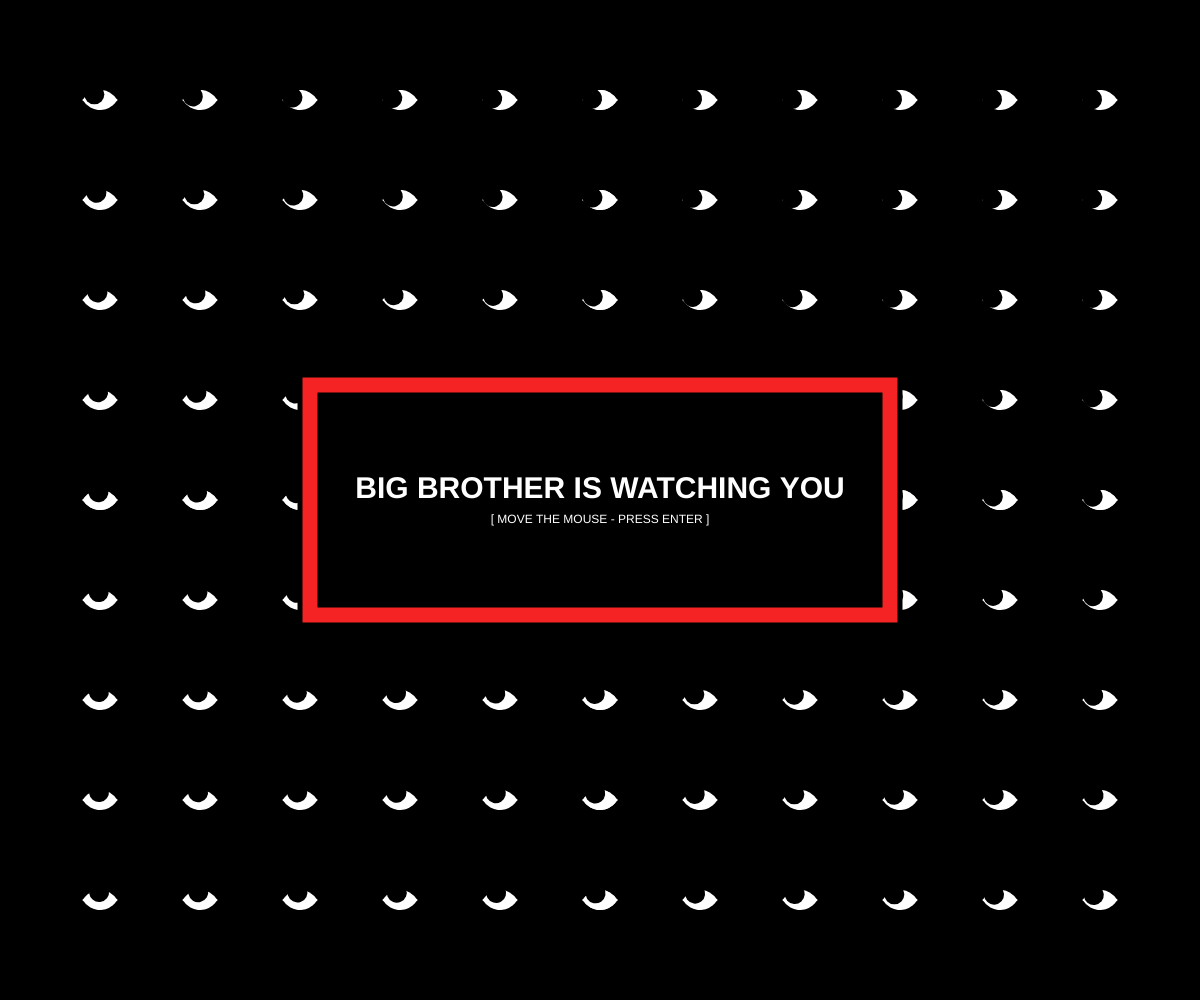
Frame 1 (no input)
Frame 60 (no input): identical to frame 1, image omitted
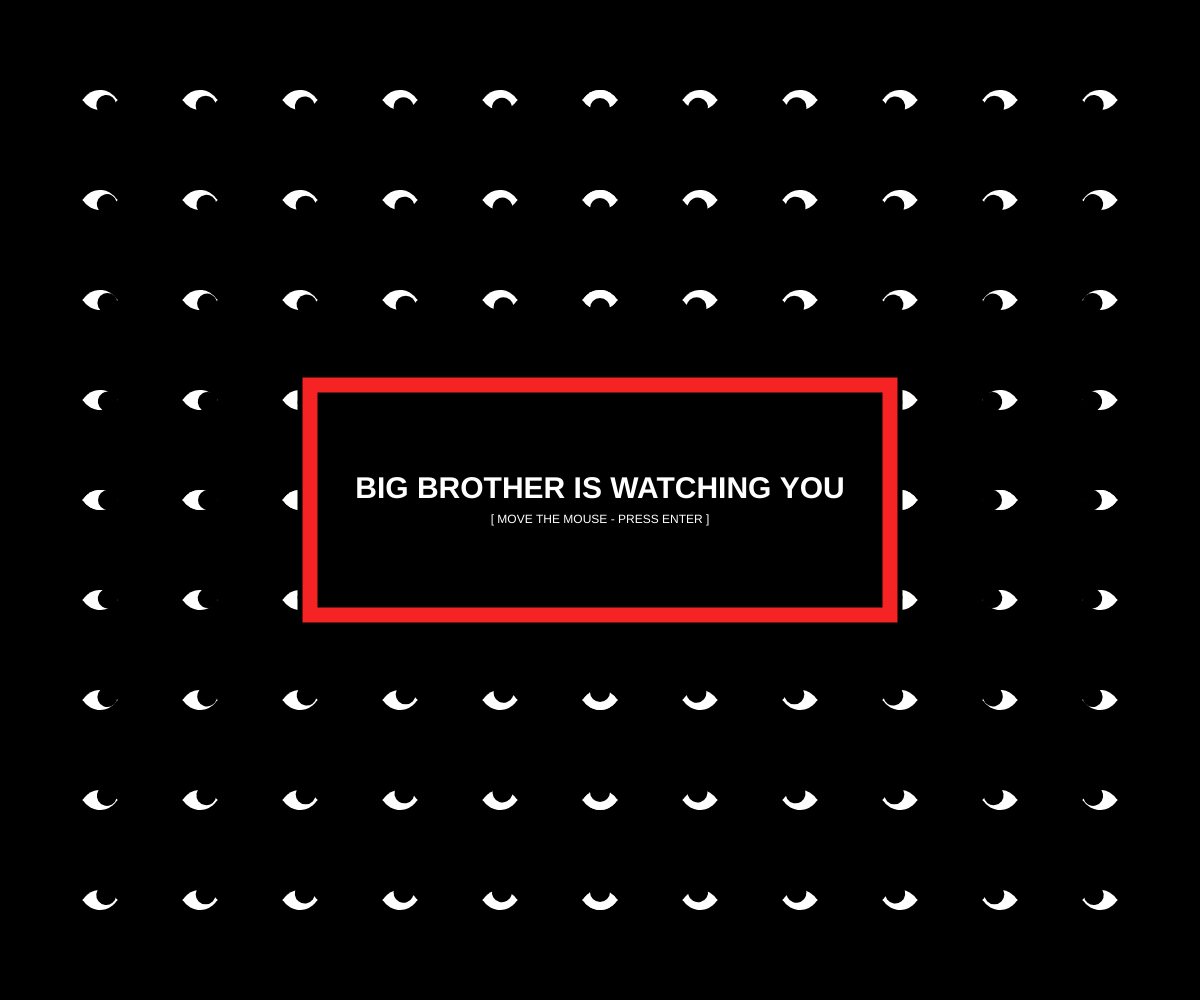
Frame 120 (the mouse pressed at the canvas centre since frame 60)

The p5.js sketch that drew these frames (run headless with seeded random() and noise() and a simulated clock; from frame 60 on, the mouse is pressed at the canvas centre):

// p5.js sketch
// ── sketch.js
// SPACE BETWEEN EYES
var space = 100;

// DIAMETER
var l = 40;

// EYES
var eye = [];
var eyeCount;

// COORDINATES
var x;
var y;
var a;

// TEXT
var textMarginV;
var textMarginH;
var textBoxV;
var textBoxH;

var txtA = 'BIG BROTHER IS WATCHING YOU';
var actionE = '[ MOVE THE MOUSE - PRESS ENTER ]';
var txtB = ' ';
var txtC = ' ';
var txtD = ' ';
var actionB = ' ';

function setup() {
  createCanvas(windowWidth, windowHeight);

  textMarginV = windowWidth/4;
  textMarginH =  3*windowHeight/8;
  textBoxV = windowWidth/2;
  textBoxH = windowHeight/4;

  var verticalCount = width/space;
  var horizontalCount = height/space;

  eyeCount = 0;

  for (var xc = 0; xc < verticalCount/2; xc++) {
    for (var yc = 0; yc < horizontalCount/2; yc++) {
      //TOP LEFT
      eye[eyeCount] = new Eye(-xc*space + width/2, -yc*space + height/2);
      eyeCount++;
      //TOP RIGHT
      eye[eyeCount] = new Eye(xc*space + width/2, -yc*space + height/2);
      eyeCount++;
      //BOTTOM LEFT
      eye[eyeCount] = new Eye(-xc*space + width/2, yc*space + height/2);
      eyeCount++;
      //BOTTOM RIGHT
      eye[eyeCount] = new Eye(xc*space + width/2, yc*space + height/2);
      eyeCount++;
    }
  }
}

function draw() {
  var titleSize = width/40;
  var subSize = width/100;

  background('black');

  push();
  for (var i = 0; i < eyeCount; i++) {
    eye[i].update();
    eye[i].drawsclera();
    eye[i].drawpupil();
  }
  pop();

  // EXT TEXT BOX
  fill(245,35,35);
  stroke(color('black'));
  strokeWeight(5);
  rect(textMarginV, textMarginH, textBoxV, textBoxH);

  // INT TEXT BOX
  fill(0);
  stroke(color('black'));
  rect(textMarginV+20, textMarginH+20, textBoxV-40, textBoxH-40);

  textAlign(CENTER,CENTER);
  textStyle(BOLD);
  textSize(titleSize);
  fill('white');
  noStroke();

  // BIG BROTHER IS WATCHING YOU
  text(txtA, textMarginV+20, textMarginH+10, textBoxV-40, textBoxH-40);

  // WAR IS PEACE
  text(txtB, textMarginV+20, textMarginH+10 - 1.5*titleSize, textBoxV-40, textBoxH-40);
  // FREEDON IS SLAVERY
  text(txtC, textMarginV+20, textMarginH+10, textBoxV-40, textBoxH-40);
  // IGNORANCE IS STRENGTH
  text(txtD, textMarginV+20, textMarginH+10 + 1.5*titleSize, textBoxV-40, textBoxH-40);

  textStyle(NORMAL);
  textSize(subSize);

  // PRESS ENTER
  text(actionE, textMarginV+20, textMarginH+10 + titleSize, textBoxV-40, textBoxH-40);

  // PRESS BACKSPACE
  text(actionB, textMarginV+20, textMarginH+10 + 2.6*titleSize, textBoxV-40, textBoxH-40);
}

function Eye(_x, _y) {
  this.x = _x;
  this.y = _y;
  this.a = 0;

  this.update = function() {
      this.a = atan2(mouseY-this.y, mouseX-this.x);
  }

  this.drawsclera = function() {
    push();
    translate(this.x, this.y);
    fill(255);
    noStroke();
    arc(0, -10, l, l, 0.5, PI-0.5);
    arc(0, 10, l, l, PI+0.5, -0.5);
    pop();
  }

  this.drawpupil = function() {
    push();
    translate(this.x, this.y);
    rotate(this.a);
    fill(0);
    noStroke();
    ellipse(8, 0, l/2, l/2);
    pop();
  }
}

function windowResized() {
  setup();
  draw();
}

function keyPressed() {
  if (keyCode === ENTER) {
    textMarginV = 0;
    textMarginH = 0;
    textBoxV = width;
    textBoxH = height;
    txtA = ' ';
    actionE = ' ';
    txtB = 'WAR IS PEACE';
    txtC = 'FREEDOM IS SLAVERY';
    txtD = 'IGNORANCE IS STRENGTH';
    actionB = '[ PRESS BACKSPACE ]';
  }
  if (keyCode === BACKSPACE) {
    textMarginV = windowWidth/4;
    textMarginH =  3*windowHeight/8;
    textBoxV = windowWidth/2;
    textBoxH = windowHeight/4;
    txtA = 'BIG BROTHER IS WATCHING YOU';
    actionE = '[ MOVE THE MOUSE - PRESS ENTER ]';
    txtB = ' ';
    txtC = ' ';
    txtD = ' ';
    actionB = ' ';
  }
}
